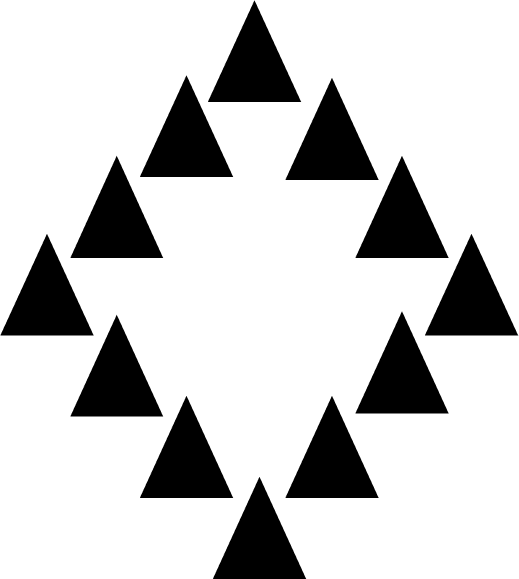
#> input picture image_ppt/g_min_l_plus.png, 1037 x 1158 px, found by its file name (shown at 1/2 size)
$ python rag_generate.py
#> lines starting #> are read from the running program, lines starting #| are printed output that depends on the picture
from skimage import data, segmentation, io
from skimage.future import graph
from matplotlib import pyplot as plt
from PIL import Image
from numpy import asarray


img = Image.open('pytorch-image-classification/image_ppt/g_min_l_plus.png')
#> img is the input picture: PIL image 1037x1158 RGBA; mean R, G, B, A 206.5, 206.5, 206.5, 255
new_size = (112, 112)

img = img.resize(new_size)
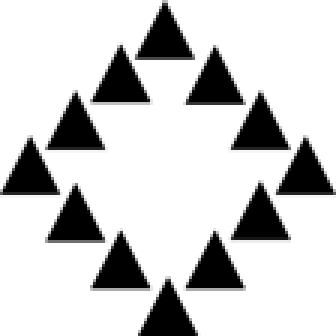
#> img: PIL image 112x112 RGBA (shown 3 times larger); mean R, G, B, A 206.5, 206.5, 206.5, 255
# asarray() class is used to convert
# PIL images into NumPy arrays
img = asarray(img)[:,:,:3]
#> img: shape (112, 112, 3)
# A colormap to draw the edge
cmap = plt.get_cmap('autumn')

# Labelled image
qs_labels = segmentation.quickshift(img, ratio=0.5)
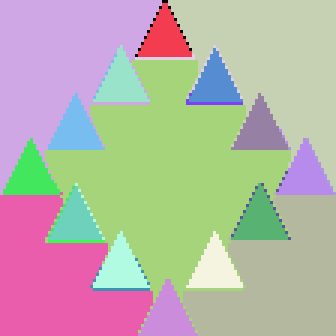
#> qs_labels: shape (112, 112) int64 (shown 3 times larger); 24 distinct labels, from 0 to 23; one colour per label, 0 black

# Image with boundaries marked
qs_marked = segmentation.mark_boundaries(img, qs_labels,color=(0,0,0))
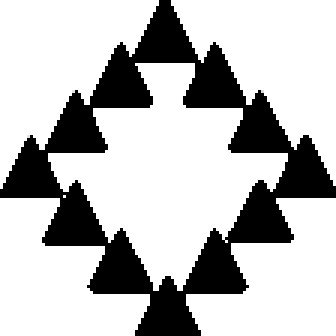
#> qs_marked: shape (112, 112, 3) float64 (shown 3 times larger); min 0, max 1, mean 0.739

# Constructing the RAG
qs_graph = graph.rag_mean_color(img, qs_labels)

#Drawing the RAG
qs_out = graph.show_rag(qs_labels, qs_graph , qs_marked)

# plt.imshow(qs_out)
plt.show()
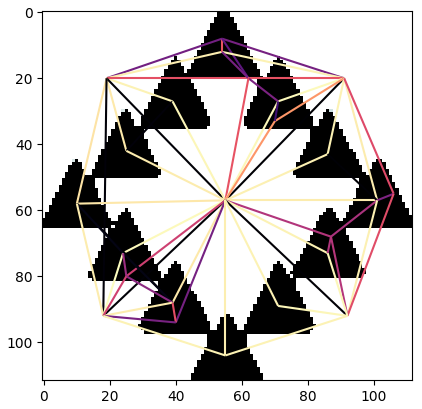
#> figure drawn by matplotlib, 1 panel


# [21 lines of commented-out code are left out]

$ run again, with image_ppt/g_min.png copied over image_ppt/g_min_l_plus.png
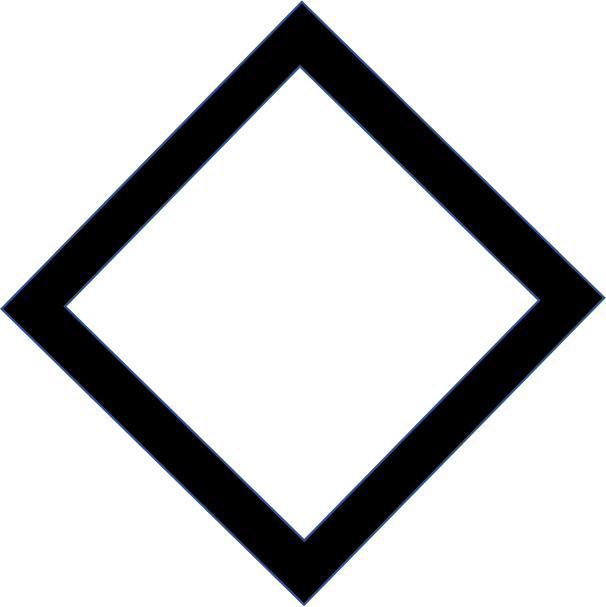
#> input picture image_ppt/g_min.png, 1212 x 1213 px, found by its file name (shown at 1/2 size)
#> img is the input picture: PIL image 1212x1213 RGBA; mean R, G, B, A 77.9, 78.6, 79.9, 127.3
#> `qs_labels = segmentation.quickshift(img, ratio=0.5)`:
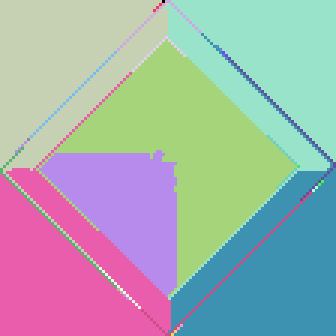
#> qs_labels: shape (112, 112) int64 (shown 3 times larger); 27 distinct labels, from 0 to 26; one colour per label, 0 black
#> `plt.show()`:
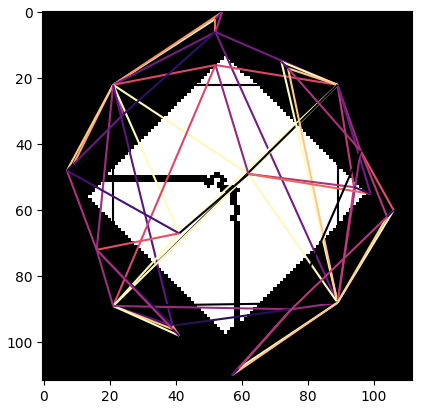
#> figure drawn by matplotlib, 1 panel

$ run again, with image_ppt/g_plus.png copied over image_ppt/g_min_l_plus.png
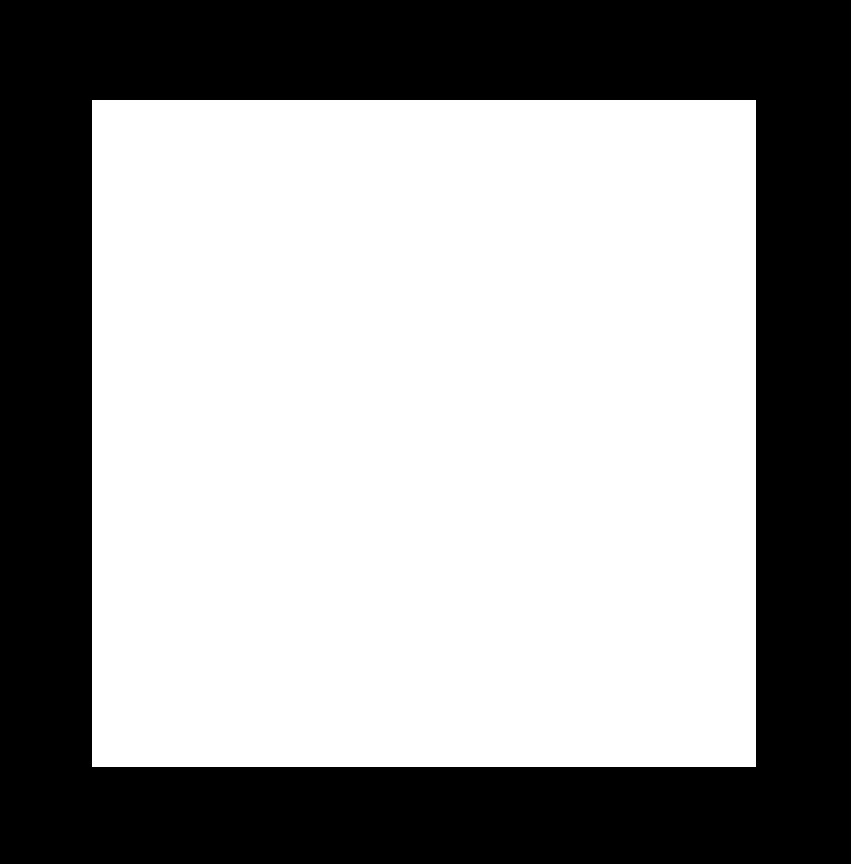
#> input picture image_ppt/g_plus.png, 851 x 864 px, found by its file name
#> img is the input picture: PIL image 851x864 RGBA; mean R, G, B, A 153.6, 153.6, 153.6, 255
#> `qs_labels = segmentation.quickshift(img, ratio=0.5)`:
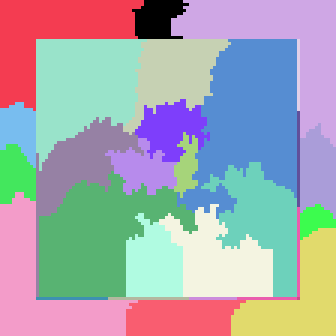
#> qs_labels: shape (112, 112) int64 (shown 3 times larger); 28 distinct labels, from 0 to 27; one colour per label, 0 black
#> `plt.show()`:
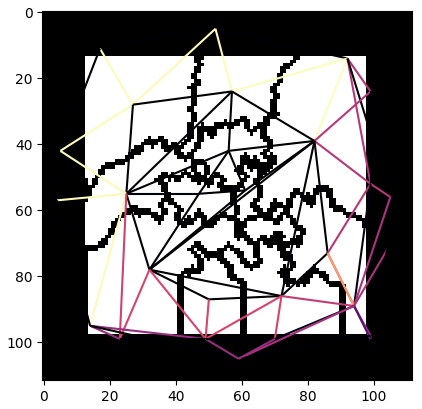
#> figure drawn by matplotlib, 1 panel
